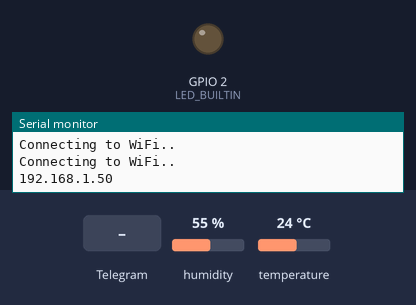
Bench run of a sketch on a simulated ESP32. Shown: output pins drawn as LEDs (lit = HIGH), the last lines printed to the serial monitor. The test bench sets the inputs (shaded band); at power-on: humidity 55 %, temperature 24 °C. WiFi joins after 1.5 s; servers stay silent unless stated.

Above: at 3.2 s.
3.3 s: Telegram message "/LED_ON" received
At 4.0 s:
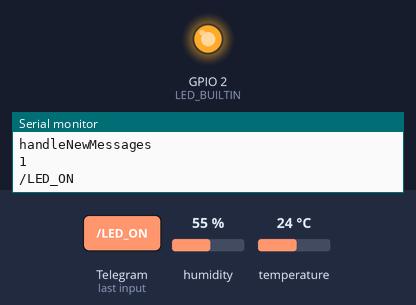
5.1 s: Telegram message "/start" received
7.0 s: Telegram message "/readings" received
Timing chart, 0 to 10.0 s (numbered marks = the images above; inputs shaded):
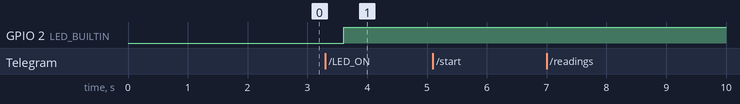

Measured:
- after the input at 3.3 s, GPIO 2 (LED_BUILTIN): LOW → HIGH after 0.30 s

The sketch:

PushNotif-TelegramBot-DHT_and_LED.ino
```cpp
#include <WiFi.h>
#include <WiFiClientSecure.h>
#include <UniversalTelegramBot.h>
#include <DHT.h> // DHT22 sensor library
#include <ArduinoJson.h>

// Parameters for temperature and humidity
const float minTemperature = 19.0;
const float maxTemperature = 25.0;
const float minHumidity = 40.0;
const float maxHumidity = 60.0;

// Variable to store LED state (ON/OFF)
bool ledState = false;

// Replace with your network credentials
const char* ssid = "your ssid";
const char* password = "your password";

// Use @myidbot to find out the chat ID of an individual or a group
// Also note that you need to click "start" on a bot before it can
// message you
#define CHAT_ID "xxxxxxxxxx"
String warning = "";
// Initialize Telegram BOT
#define BOTtoken "xxxxxxxxxx:xxxxxxxxxxxxxxxxxxxxxxxxxxxxxxxxxxx"  // your Bot Token (Get from Botfather)

#ifdef ESP8266
  X509List cert(TELEGRAM_CERTIFICATE_ROOT);
#endif

WiFiClientSecure client;
UniversalTelegramBot bot(BOTtoken, client);

// Interval to update sensor data in milliseconds (2 minutes)
const unsigned long updateInterval = 2 * 60 * 1000;

// Variable to store the last time sensor data was updated
unsigned long lastUpdateTime = 0;


// Checks for new messages.
int botRequestDelay = 1000;;
unsigned long lastTimeBotRan;

// DHT22 sensor connect to ESP32/ESP8266 GPIO pin (any digital pin)
#define DHTPIN 27 // Change this to the appropriate GPIO pin
#define DHTTYPE DHT11   // DHT 22
#define LED_BUILTIN  2

DHT dht(DHTPIN, DHTTYPE);

// Get DHT22 sensor readings and return them as a String variable
String getReadings(){
  // Reading temperature or humidity takes about 250 milliseconds!
  // Sensor readings may also be up to 2 seconds 'old' (its a very slow sensor)
  float h = dht.readHumidity();
  // Read temperature as Celsius (the default)
  float t = dht.readTemperature();
  // Compute heat index in Celcius (the default)
  float hic = dht.computeHeatIndex(t, h, false);

  // Check if any reads failed and exit early (to try again).
  if (isnan(h) || isnan(t) || isnan(hic)) {
    Serial.println(F("Failed to read from DHT sensor!"));
  }

  bool isTemperatureWarning = (t < minTemperature || t > maxTemperature);
  bool isHumidityWarning = (h < minHumidity || h > maxHumidity);

  if (isTemperatureWarning && isHumidityWarning) {
     String warning = "PERINGATAN!!! Suhu dan Kelembapan melebihi parameter standarisasi.";
     bot.sendMessage(CHAT_ID, warning, "");
  } else if (isTemperatureWarning) {
     String warning = "PERINGATAN!!! Suhu melebihi parameter standarisasi.";
     bot.sendMessage(CHAT_ID, warning, "");
  } else if (isHumidityWarning) {
     String warning = "PERINGATAN!!! Kelembapan melebihi parameter standarisasi.";
     bot.sendMessage(CHAT_ID, warning, "");
  }


  // For string format
  // String message = "Temperature: " + String(t) + " ºC \n";
  // message += "Humidity: " + String (h) + " % \n";message += "Heat Index: " + String (hic) + " ºC \n";

  // Membuat objek JSON dan mengisi data
  StaticJsonDocument<200> jsonDoc;
  jsonDoc["sensor"] = "DHT11";
  jsonDoc["temperature"] = String(t);
  jsonDoc["humidity"] = String(h, 2);
  jsonDoc["heatIndex"] = String(hic, 2);

  // Konversi objek JSON ke string
  String message;
  serializeJson(jsonDoc, message);

  return message;
}

// Handle what happens when you receive new messages
void handleNewMessages(int numNewMessages) {
  Serial.println("handleNewMessages");
  Serial.println(String(numNewMessages));

  for (int i=0; i<numNewMessages; i++) {
    // Chat id of the requester
    String chat_id = String(bot.messages[i].chat_id);
    if (chat_id != CHAT_ID){
      bot.sendMessage(chat_id, "Unauthorized user", "");
      continue;
    }

    // Print the received message
    String text = bot.messages[i].text;
    Serial.println(text);

    String from_name = bot.messages[i].from_name;

    if (text == "/start") {
      String welcome = "Selamat Datang, " + from_name + ".\n";
      welcome += "Tekan Tanda Dibawah untuk kirim perintah (command for):  \n\n";
      welcome += "Baca sensor DHT: /readings \n";
      welcome += "For turn ON LED /LED_ON\nturn OFF LED /LED_OFF\n";
      welcome += "Get status LED: /status\n";
      welcome += "Threshold DC: /threshold";
      bot.sendMessage(chat_id, welcome, "");
    } else if (text == "/readings") {
      String readings = getReadings();
      bot.sendMessage(chat_id, "Pembacaan manual: "+ readings, "");
    } else if (text == "/LED_ON"){
      controlLED(true);
      bot.sendMessage(chat_id,"LED telah diaktifkan.", "");
    } else if (text == "/LED_OFF"){
      controlLED(false);
      bot.sendMessage(chat_id, "LED telah dinonaktifkan.", "");
    } else if (text == "/status"){
      String statusMessage = "Status LED: " + String(ledState ? "ON" : "OFF") + "\n";
      bot.sendMessage(chat_id, statusMessage, "");
    } else if (text == "/threshold"){
      String statusMessage = "Range threshold data center:\n";
      statusMessage +="Suhu: " + String(minTemperature) + "-"+ String(maxTemperature) +"\n";
      statusMessage +="Kelembapan: " + String(minHumidity) + "-"+ String(maxHumidity) +"\n";
      bot.sendMessage(chat_id, statusMessage, "");
    } else {
      String statusMessage = "Command Invalid!!! for begin task please use /start";
      bot.sendMessage(chat_id, statusMessage, "");
    }
  }
}


void setup() {
  Serial.begin(115200);

  #ifdef ESP8266
    configTime(0, 0, "pool.ntp.org");      // get UTC time via NTP
    client.setTrustAnchors(&cert); // Add root certificate for api.telegram.org
  #endif

  // Initialize built-in LED pin as OUTPUT
  pinMode(LED_BUILTIN, OUTPUT);
  digitalWrite(LED_BUILTIN, LOW); // Turn OFF LED saat setup

  // Connect to Wi-Fi
  WiFi.mode(WIFI_STA);
  WiFi.begin(ssid, password);
  #ifdef ESP32
    client.setCACert(TELEGRAM_CERTIFICATE_ROOT); // Add root certificate for api.telegram.org
  #endif
  while (WiFi.status() != WL_CONNECTED) {
    delay(1000);
    Serial.println("Connecting to WiFi..");
  }
  // Print ESP32 Local IP Address
  Serial.println(WiFi.localIP());
  dht.begin();
}

void controlLED(bool state) {
  digitalWrite(LED_BUILTIN, state ? HIGH : LOW);
  ledState = state;
}

void loop() {

  unsigned long currentMillis = millis();

  // Check if it's time to update sensor data
  if (currentMillis - lastUpdateTime >= updateInterval) {
    // Read sensor data
    String readings = getReadings();
    bot.sendMessage(CHAT_ID, readings, "");

    // Update last update time
    lastUpdateTime = currentMillis;
  }
  //check for new messages
  if (millis() > lastTimeBotRan + botRequestDelay)  {
    int numNewMessages = bot.getUpdates(bot.last_message_received + 1);
    while(numNewMessages) {
      Serial.println("got response");
      handleNewMessages(numNewMessages);
      numNewMessages = bot.getUpdates(bot.last_message_received + 1);
    }
    lastTimeBotRan = millis();
  }
}
```
